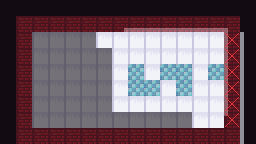

Rendered tile map (Tiled .tmx) drawn with the repository's tilesets; below, a short description and the full map source, tile grids included:
An orthogonal 16x9 tile map with 16x16 px tiles, 3 tile layers (Tile Layer 1, Tile Layer 2, collitions).

<map version="1.2" tiledversion="1.2.4" orientation="orthogonal" renderorder="right-down" width="16" height="9" tilewidth="16" tileheight="16" infinite="0" nextlayerid="6" nextobjectid="1">
 <tileset firstgid="1" source="../tilesets/telemancer.tsx" />
 <layer id="1" name="Tile Layer 1" width="16" height="9" opacity="0.65">
  <data encoding="csv">
89,89,89,89,89,89,89,89,89,89,89,89,89,89,89,89,
89,89,89,89,89,89,89,78,79,79,79,79,79,79,80,89,
89,89,89,89,89,89,89,88,148,149,149,149,149,150,90,90,
89,89,89,89,89,89,89,88,158,159,159,159,159,160,90,90,
89,89,89,89,89,89,89,88,168,168,168,168,168,168,90,90,
89,89,89,89,89,89,89,88,168,168,168,168,168,90,90,90,
89,89,89,89,89,89,89,98,99,99,99,99,109,168,90,90,
89,89,89,89,89,89,89,89,89,89,89,89,98,99,100,90,
89,89,89,89,89,89,89,89,89,89,89,89,89,89,89,90
</data>
 </layer>
 <layer id="2" name="Tile Layer 2" width="16" height="9" opacity="0.44">
  <data encoding="csv">
0,0,0,0,0,0,0,0,0,0,0,0,0,0,0,0,
0,21,21,21,21,21,21,21,21,21,21,21,21,21,21,0,
0,21,4,4,4,4,4,4,4,4,4,4,4,4,21,0,
0,21,4,4,4,4,4,4,4,4,4,4,4,4,21,0,
0,21,4,4,4,4,4,4,4,4,4,4,4,4,21,0,
0,21,4,4,4,4,4,4,4,4,4,4,4,4,21,0,
0,21,4,4,4,4,4,4,4,4,4,4,4,4,21,0,
0,21,4,4,4,4,4,4,4,4,4,4,4,4,21,0,
0,21,21,21,21,21,21,21,21,21,21,21,21,21,21,0
</data>
 </layer>
 <objectgroup id="4" name="characters" />
 <layer id="5" name="collitions" width="16" height="9">
  <data encoding="csv">
0,0,0,0,0,0,0,0,0,0,0,0,0,0,0,0,
0,0,0,0,0,0,0,0,0,0,0,0,0,0,0,0,
0,0,0,0,0,0,4,4,4,4,4,4,4,4,10,0,
0,0,0,0,0,0,0,4,4,4,4,4,4,4,10,0,
0,0,0,0,0,0,0,4,0,4,0,0,4,0,10,0,
0,0,0,0,0,0,0,4,0,0,4,0,4,4,10,0,
0,0,0,0,0,0,0,4,4,4,4,4,4,4,10,0,
0,0,0,0,0,0,0,0,0,0,0,0,4,4,10,0,
0,0,0,0,0,0,0,0,0,0,0,0,0,0,0,0
</data>
 </layer>
</map>
